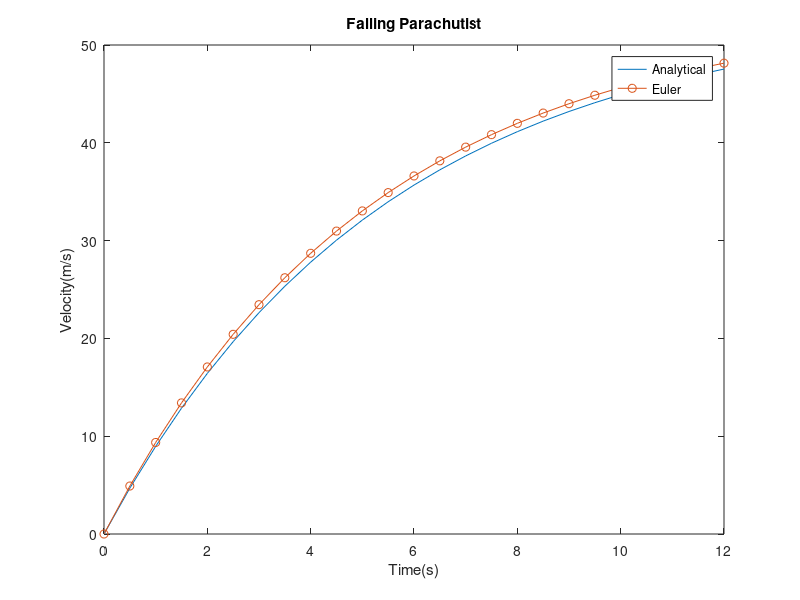

Here is the MATLAB script that generated this plot:
m=68.1;

g=9.81;

c=12.5;

v_terminal = (m*g)/c;

dt = 0.5;

t = 0:dt:12;

v_exact=(v_terminal)*(1-exp(-c*t/m));

v = zeros(size(t));

for i=1:length(t)-1

    v(i+1)=v(i)+(g-(c*v(i)/m))*dt;



end

plot(t,v_exact);

hold on;

plot(t,v,'-o');

xlabel("Time(s)");

ylabel("Velocity(m/s)");

legend("Analytical","Euler");

title("Falling Parachutist");

hold off;
